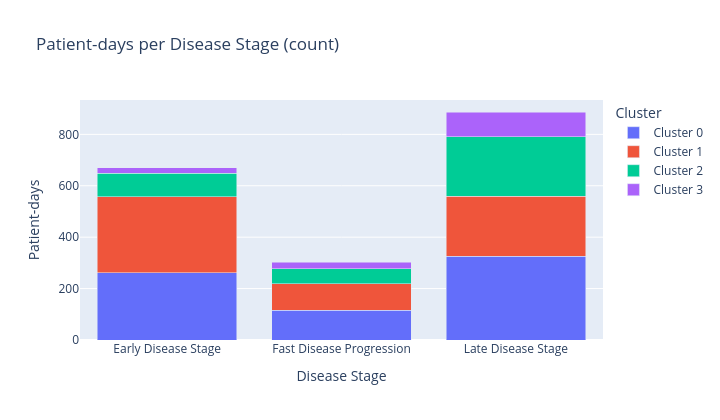
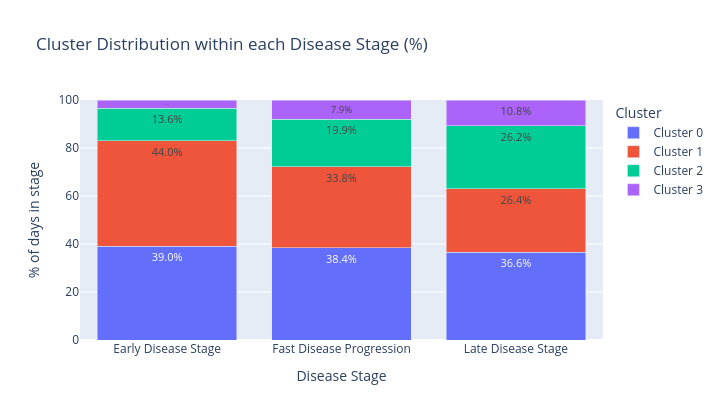

The code cell stored with these charts, in order, in its notebook:
### Markdown cell above
## Feature importance

### Code cell
# Cluster composition: x = disease stage, y = patient-days, colour = cluster
if 'disease_type' in meta.columns:
    comp = meta.groupby(['disease_type', 'cluster']).size().reset_index(name='n')
    comp['cluster_str'] = 'Cluster ' + comp['cluster'].astype(str)

    # Count chart
    fig = px.bar(
        comp, x='disease_type', y='n', color='cluster_str',
        color_discrete_sequence=CLUSTER_COLORS,
        category_orders={'disease_type': DISEASE_ORDER},
        title='Patient-days per Disease Stage (count)',
        labels={'disease_type': 'Disease Stage', 'n': 'Patient-days', 'cluster_str': 'Cluster'},
        barmode='stack', width=720, height=420,
    )
    fig.show()

    # Percentage chart — within each disease stage, what % of days per cluster?
    total_per_stage = comp.groupby('disease_type')['n'].transform('sum')
    comp['pct'] = comp['n'] / total_per_stage * 100

    fig2 = px.bar(
        comp, x='disease_type', y='pct', color='cluster_str',
        color_discrete_sequence=CLUSTER_COLORS,
        category_orders={'disease_type': DISEASE_ORDER},
        title='Cluster Distribution within each Disease Stage (%)',
        labels={'disease_type': 'Disease Stage', 'pct': '% of days in stage', 'cluster_str': 'Cluster'},
        barmode='stack', width=720, height=420,
        text=comp['pct'].round(1).astype(str) + '%',
    )
    fig2.update_traces(textposition='inside', textfont_size=11)
    fig2.update_layout(yaxis_range=[0, 100])
    fig2.show()

### Figure 1 — Plotly figure (JSON) as saved in the notebook; plotly's stock layout.template omitted (floating-point values rounded to 4 significant figures)
{"data": [{"hovertemplate": "Cluster=Cluster 0<br>Disease Stage=%{x}<br>Patient-days=%{y}<extra></extra>", "legendgroup": "Cluster 0", "marker": {"color": "#636EFA", "pattern": {"shape": ""}}, "name": "Cluster 0", "orientation": "v", "showlegend": true, "textposition": "auto", "type": "bar", "x": ["Early Disease Stage", "Fast Disease Progression", "Late Disease Stage"], "xaxis": "x", "y": [262, 116, 325], "yaxis": "y"}, {"hovertemplate": "Cluster=Cluster 1<br>Disease Stage=%{x}<br>Patient-days=%{y}<extra></extra>", "legendgroup": "Cluster 1", "marker": {"color": "#EF553B", "pattern": {"shape": ""}}, "name": "Cluster 1", "orientation": "v", "showlegend": true, "textposition": "auto", "type": "bar", "x": ["Early Disease Stage", "Fast Disease Progression", "Late Disease Stage"], "xaxis": "x", "y": [295, 102, 234], "yaxis": "y"}, {"hovertemplate": "Cluster=Cluster 2<br>Disease Stage=%{x}<br>Patient-days=%{y}<extra></extra>", "legendgroup": "Cluster 2", "marker": {"color": "#00CC96", "pattern": {"shape": ""}}, "name": "Cluster 2", "orientation": "v", "showlegend": true, "textposition": "auto", "type": "bar", "x": ["Early Disease Stage", "Fast Disease Progression", "Late Disease Stage"], "xaxis": "x", "y": [91, 60, 232], "yaxis": "y"}, {"hovertemplate": "Cluster=Cluster 3<br>Disease Stage=%{x}<br>Patient-days=%{y}<extra></extra>", "legendgroup": "Cluster 3", "marker": {"color": "#AB63FA", "pattern": {"shape": ""}}, "name": "Cluster 3", "orientation": "v", "showlegend": true, "textposition": "auto", "type": "bar", "x": ["Early Disease Stage", "Fast Disease Progression", "Late Disease Stage"], "xaxis": "x", "y": [23, 24, 96], "yaxis": "y"}], "layout": {"barmode": "stack", "height": 420, "legend": {"title": {"text": "Cluster"}, "tracegroupgap": 0}, "title": {"text": "Patient-days per Disease Stage (count)"}, "width": 720, "xaxis": {"anchor": "y", "categoryarray": ["Early Disease Stage", "Fast Disease Progression", "Late Disease Stage"], "categoryorder": "array", "domain": [0, 1], "title": {"text": "Disease Stage"}}, "yaxis": {"anchor": "x", "domain": [0, 1], "title": {"text": "Patient-days"}}}}

### Figure 2 — Plotly figure (JSON) as saved in the notebook; plotly's stock layout.template omitted (floating-point values rounded to 4 significant figures)
{"data": [{"hovertemplate": "Cluster=Cluster 0<br>Disease Stage=%{x}<br>% of days in stage=%{y}<br>text=%{text}<extra></extra>", "legendgroup": "Cluster 0", "marker": {"color": "#636EFA", "pattern": {"shape": ""}}, "name": "Cluster 0", "orientation": "v", "showlegend": true, "text": ["39.0%", "38.4%", "36.6%"], "textfont": {"size": 11}, "textposition": "inside", "type": "bar", "x": ["Early Disease Stage", "Fast Disease Progression", "Late Disease Stage"], "xaxis": "x", "y": [39.05, 38.41, 36.64], "yaxis": "y"}, {"hovertemplate": "Cluster=Cluster 1<br>Disease Stage=%{x}<br>% of days in stage=%{y}<br>text=%{text}<extra></extra>", "legendgroup": "Cluster 1", "marker": {"color": "#EF553B", "pattern": {"shape": ""}}, "name": "Cluster 1", "orientation": "v", "showlegend": true, "text": ["44.0%", "33.8%", "26.4%"], "textfont": {"size": 11}, "textposition": "inside", "type": "bar", "x": ["Early Disease Stage", "Fast Disease Progression", "Late Disease Stage"], "xaxis": "x", "y": [43.96, 33.77, 26.38], "yaxis": "y"}, {"hovertemplate": "Cluster=Cluster 2<br>Disease Stage=%{x}<br>% of days in stage=%{y}<br>text=%{text}<extra></extra>", "legendgroup": "Cluster 2", "marker": {"color": "#00CC96", "pattern": {"shape": ""}}, "name": "Cluster 2", "orientation": "v", "showlegend": true, "text": ["13.6%", "19.9%", "26.2%"], "textfont": {"size": 11}, "textposition": "inside", "type": "bar", "x": ["Early Disease Stage", "Fast Disease Progression", "Late Disease Stage"], "xaxis": "x", "y": [13.56, 19.87, 26.16], "yaxis": "y"}, {"hovertemplate": "Cluster=Cluster 3<br>Disease Stage=%{x}<br>% of days in stage=%{y}<br>text=%{text}<extra></extra>", "legendgroup": "Cluster 3", "marker": {"color": "#AB63FA", "pattern": {"shape": ""}}, "name": "Cluster 3", "orientation": "v", "showlegend": true, "text": ["3.4%", "7.9%", "10.8%"], "textfont": {"size": 11}, "textposition": "inside", "type": "bar", "x": ["Early Disease Stage", "Fast Disease Progression", "Late Disease Stage"], "xaxis": "x", "y": [3.428, 7.947, 10.82], "yaxis": "y"}], "layout": {"barmode": "stack", "height": 420, "legend": {"title": {"text": "Cluster"}, "tracegroupgap": 0}, "title": {"text": "Cluster Distribution within each Disease Stage (%)"}, "width": 720, "xaxis": {"anchor": "y", "categoryarray": ["Early Disease Stage", "Fast Disease Progression", "Late Disease Stage"], "categoryorder": "array", "domain": [0, 1], "title": {"text": "Disease Stage"}}, "yaxis": {"anchor": "x", "domain": [0, 1], "range": [0, 100], "title": {"text": "% of days in stage"}}}}
